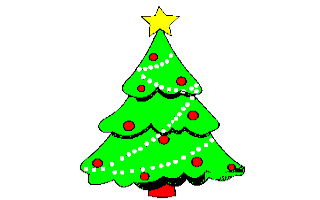
#> input picture christmas/christmas.png, 320 x 200 px
$ python image_improved.py christmas.png --preview
#> lines starting #> are read from the running program, lines starting #| are printed output that depends on the picture
#!/usr/bin/env python3
"""
Improved C64 Image Converter

Features:
- Proper C64 color palette with perceptual color matching (LAB color space)
- Floyd-Steinberg dithering for better color representation
- Optimized character generation
- Configurable luminance threshold
- Multiple dithering modes

Usage:
    python3 image_improved.py input.png [options]

Examples:
    python3 image_improved.py christmas.png --preview
    python3 image_improved.py christmas.png --threshold 100 --preview
    python3 image_improved.py christmas.png --invert --threshold 150
    python3 image_improved.py christmas.png --no-dither --no-lab
"""

import math
import sys
import argparse
from PIL import Image

# Global threshold (will be set by argparse)
LUMINANCE_THRESHOLD = 128
INVERT_PATTERN = False

# Official C64 color palette (VICE/Pepto values)
C64_PALETTE = [
    (0, 0, 0),        # 0  Black
    (255, 255, 255),  # 1  White
    (136, 0, 0),      # 2  Red
    (170, 255, 238),  # 3  Cyan
    (204, 68, 204),   # 4  Purple
    (0, 204, 85),     # 5  Green
    (0, 0, 170),      # 6  Blue
    (238, 238, 119),  # 7  Yellow
    (221, 136, 85),   # 8  Orange
    (102, 68, 0),     # 9  Brown
    (255, 119, 119),  # 10 Light Red
    (51, 51, 51),     # 11 Dark Grey
    (119, 119, 119),  # 12 Grey
    (170, 255, 102),  # 13 Light Green
    (0, 136, 255),    # 14 Light Blue
    (187, 187, 187),  # 15 Light Grey
]

# Precompute LAB values for C64 palette
def rgb_to_lab(rgb):
    """Convert RGB to LAB color space for perceptual color matching."""
    r, g, b = rgb[0] / 255.0, rgb[1] / 255.0, rgb[2] / 255.0

    # sRGB to linear RGB
    r = ((r + 0.055) / 1.055) ** 2.4 if r > 0.04045 else r / 12.92
    g = ((g + 0.055) / 1.055) ** 2.4 if g > 0.04045 else g / 12.92
    b = ((b + 0.055) / 1.055) ** 2.4 if b > 0.04045 else b / 12.92

    # Linear RGB to XYZ
    x = r * 0.4124564 + g * 0.3575761 + b * 0.1804375
    y = r * 0.2126729 + g * 0.7151522 + b * 0.0721750
    z = r * 0.0193339 + g * 0.1191920 + b * 0.9503041

    # XYZ to LAB (D65 illuminant)
    x /= 0.95047
    y /= 1.00000
    z /= 1.08883

    x = x ** (1/3) if x > 0.008856 else (7.787 * x) + (16/116)
    y = y ** (1/3) if y > 0.008856 else (7.787 * y) + (16/116)
    z = z ** (1/3) if z > 0.008856 else (7.787 * z) + (16/116)

    L = (116 * y) - 16
    a = 500 * (x - y)
    b_val = 200 * (y - z)

    return (L, a, b_val)

# Precompute LAB values for palette
C64_PALETTE_LAB = [rgb_to_lab(c) for c in C64_PALETTE]
#> in main, img is the input picture: PIL image 320x200 RGB; mean R, G, B 205.3, 243.7, 200.9


def find_nearest_color(rgb, use_lab=True):
    """Find the nearest C64 color index for a given RGB value."""
    if use_lab:
        lab = rgb_to_lab(rgb)
        min_dist = float('inf')
        best_idx = 0

        for idx, palette_lab in enumerate(C64_PALETTE_LAB):
            # CIE76 color difference
            dL = lab[0] - palette_lab[0]
            da = lab[1] - palette_lab[1]
            db = lab[2] - palette_lab[2]
            dist = math.sqrt(dL*dL + da*da + db*db)

            if dist < min_dist:
                min_dist = dist
                best_idx = idx

        return best_idx
    else:
        # Simple Euclidean RGB distance
        min_dist = float('inf')
        best_idx = 0

        for idx, color in enumerate(C64_PALETTE):
            dr = rgb[0] - color[0]
            dg = rgb[1] - color[1]
            db = rgb[2] - color[2]
            dist = dr*dr + dg*dg + db*db

            if dist < min_dist:
                min_dist = dist
                best_idx = idx

        return best_idx


def apply_floyd_steinberg_dithering(img):
    """Apply Floyd-Steinberg dithering to reduce to C64 palette."""
    width, height = img.size
#> width = 320; height = 200
    pixels = list(img.getdata())
#> pixels = 64000 items
    pixels = [list(p[:3]) for p in pixels]  # Convert to mutable RGB lists

    for y in range(height):
        for x in range(width):
            idx = y * width + x
            old_pixel = pixels[idx]

            # Find nearest C64 color
            color_idx = find_nearest_color(tuple(old_pixel))
            new_pixel = C64_PALETTE[color_idx]

            # Calculate error
            error = [old_pixel[i] - new_pixel[i] for i in range(3)]

            # Set the new pixel
            pixels[idx] = list(new_pixel)

            # Distribute error to neighbors (Floyd-Steinberg coefficients)
            if x + 1 < width:
                for i in range(3):
                    pixels[idx + 1][i] = max(0, min(255, pixels[idx + 1][i] + error[i] * 7 / 16))

            if y + 1 < height:
                if x > 0:
                    for i in range(3):
                        pixels[idx + width - 1][i] = max(0, min(255, pixels[idx + width - 1][i] + error[i] * 3 / 16))

                for i in range(3):
                    pixels[idx + width][i] = max(0, min(255, pixels[idx + width][i] + error[i] * 5 / 16))

                if x + 1 < width:
                    for i in range(3):
                        pixels[idx + width + 1][i] = max(0, min(255, pixels[idx + width + 1][i] + error[i] * 1 / 16))

    # Create new image with dithered pixels
    result = Image.new('RGB', (width, height))
#> result: PIL image 320x200 RGB; every value is 0
    result.putdata([tuple(int(c) for c in p) for p in pixels])
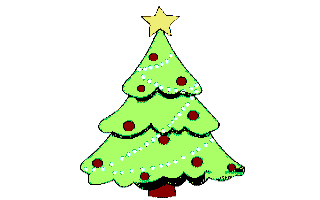
#> result: PIL image 320x200 RGB; mean R, G, B 229.3, 243.6, 217.7
    return result


def convert_to_c64_direct(img):
    """Convert image directly to C64 palette without dithering."""
    width, height = img.size
    result = Image.new('RGB', (width, height))

    for y in range(height):
        for x in range(width):
            pixel = img.getpixel((x, y))[:3]
            color_idx = find_nearest_color(pixel)
            result.putpixel((x, y), C64_PALETTE[color_idx])

    return result


def generate_c64_data(img, use_dithering=True, threshold=128, invert=False):
    """Generate C64 character map and color data from image."""

    if use_dithering:
        print("Applying Floyd-Steinberg dithering...")
        img = apply_floyd_steinberg_dithering(img)
    else:
        print("Converting to C64 palette (no dithering)...")
        img = convert_to_c64_direct(img)

    print(f"Using luminance threshold: {threshold}, invert: {invert}")

    width, height = img.size

    # Character map: stores unique 8x8 patterns
    charmap = {}  # pattern -> index
    char_data = []  # actual byte data for each unique character

    # Screen map: which character index for each 40x25 position
    screen_data = []

    # Color map: dominant color for each 40x25 cell
    color_data = []

    char_counter = 0

    for cell_y in range(25):
        for cell_x in range(40):
            # Extract 8x8 cell
            cell_bytes = []
            cell_colors = {}

            for py in range(8):
                byte_val = 0
                bit = 128

                for px in range(8):
                    x = cell_x * 8 + px
                    y = cell_y * 8 + py

                    if x < width and y < height:
                        pixel = img.getpixel((x, y))[:3]
                        color_idx = find_nearest_color(pixel, use_lab=False)  # Already quantized

                        # Count color occurrences for dominant color
                        cell_colors[color_idx] = cell_colors.get(color_idx, 0) + 1

                        # Determine if this pixel should be "on" (foreground)
                        # Use luminance to decide
                        lum = 0.299 * pixel[0] + 0.587 * pixel[1] + 0.114 * pixel[2]

                        # Dark pixels set bit (foreground), light pixels clear (background)
                        # With invert, this is reversed
                        if invert:
                            if lum >= threshold:  # Light = foreground when inverted
                                byte_val |= bit
                        else:
                            if lum < threshold:  # Dark = foreground (bit set)
                                byte_val |= bit

                    bit >>= 1

                cell_bytes.append(byte_val)

            # Create pattern key
            pattern = tuple(cell_bytes)

            # Check if we've seen this pattern
            if pattern in charmap:
                char_idx = charmap[pattern]
            else:
                if char_counter < 256:
                    charmap[pattern] = char_counter
                    char_data.append(cell_bytes)
                    char_idx = char_counter
                    char_counter += 1
                else:
                    # Find most similar existing pattern
                    min_diff = float('inf')
                    best_match = 0

                    for existing_pattern, idx in charmap.items():
                        diff = sum(abs(a - b) for a, b in zip(pattern, existing_pattern))
                        if diff < min_diff:
                            min_diff = diff
                            best_match = idx

                    char_idx = best_match

            screen_data.append(char_idx)

            # Find dominant color (most frequent, excluding black unless it's the only one)
            if cell_colors:
                # Sort by count, prefer non-black colors
                sorted_colors = sorted(cell_colors.items(),
                                       key=lambda x: (x[0] == 0, -x[1]))
                dominant_color = sorted_colors[0][0]
            else:
                dominant_color = 0

            color_data.append(dominant_color)

    print(f"Generated {char_counter} unique characters")
#| Generated 173 unique characters

    return screen_data, char_data, color_data, img


def save_c64_headers(screen_data, char_data, color_data):
    """Save C64 data as C header files."""

    # img.h - screen map
    with open("./img.h", "w") as f:
        data_str = ",".join(str(v) for v in screen_data)
        f.write(f"const unsigned char img[]={{{data_str}}};")

    # charmap.h - character definitions (pad to 256 chars = 2048 bytes)
    char_bytes = []
    for char in char_data:
        char_bytes.extend(char)
#> this loop made 173 passes
#> char on passes 1 to 3: [0, 0, 0, 0, 0, 0, 0, 0], [0, 0, 0, 0, 0, 0, 3, 3], [2, 4, 4, 0, 8, 0, 16, 48]

    # Pad to 2048 bytes
    while len(char_bytes) < 2048:
        char_bytes.append(0)

    with open("./charmap.h", "w") as f:
        data_str = ",".join(str(v) for v in char_bytes[:2048])
        f.write(f"const unsigned char charmap[]={{{data_str}}};")

    # clrs.h - color data
    with open("./clrs.h", "w") as f:
        data_str = ",".join(str(v) for v in color_data)
        f.write(f"const unsigned char clrs[]={{{data_str}}};")

    print("Saved: img.h, charmap.h, clrs.h")


def main():
    parser = argparse.ArgumentParser(
        description='Convert image to C64 format',
        formatter_class=argparse.RawDescriptionHelpFormatter,
        epilog="""
Examples:
  %(prog)s christmas.png --preview
  %(prog)s christmas.png --threshold 100 --preview
  %(prog)s christmas.png --invert --threshold 150
  %(prog)s christmas.png --no-dither --no-lab
        """
    )
    parser.add_argument('input', help='Input image file')
    parser.add_argument('--no-dither', action='store_true',
                        help='Disable Floyd-Steinberg dithering')
    parser.add_argument('--preview', action='store_true',
                        help='Save preview image')
    parser.add_argument('--threshold', '-t', type=int, default=128,
                        help='Luminance threshold (0-255, default: 128). '
                             'Lower = more dark pixels as foreground')
    parser.add_argument('--invert', '-i', action='store_true',
                        help='Invert pattern: light pixels become foreground')
    parser.add_argument('--no-lab', action='store_true',
                        help='Use simple RGB distance instead of LAB color space')
    parser.add_argument('--contrast', '-c', type=float, default=1.0,
                        help='Contrast adjustment (default: 1.0, >1 = more contrast)')
    parser.add_argument('--brightness', '-b', type=float, default=1.0,
                        help='Brightness adjustment (default: 1.0, >1 = brighter)')

    args = parser.parse_args()

    print(f"Loading {args.input}...")
    img = Image.open(args.input).convert('RGB')

    # Resize to C64 resolution if needed
    if img.size != (320, 200):
        print(f"Resizing from {img.size} to 320x200...")
        img = img.resize((320, 200), Image.Resampling.LANCZOS)

    # Apply contrast/brightness adjustments
    if args.contrast != 1.0:
        from PIL import ImageEnhance
        print(f"Adjusting contrast: {args.contrast}")
        enhancer = ImageEnhance.Contrast(img)
        img = enhancer.enhance(args.contrast)

    if args.brightness != 1.0:
        from PIL import ImageEnhance
        print(f"Adjusting brightness: {args.brightness}")
        enhancer = ImageEnhance.Brightness(img)
        img = enhancer.enhance(args.brightness)

    # Generate C64 data
    screen_data, char_data, color_data, processed_img = generate_c64_data(
        img,
        use_dithering=not args.no_dither,
        threshold=args.threshold,
        invert=args.invert
    )

    # Save header files
    save_c64_headers(screen_data, char_data, color_data)

    # Save preview if requested
    if args.preview:
        preview_file = args.input.rsplit('.', 1)[0] + '_c64_preview.png'
        processed_img.save(preview_file)
        print(f"Saved preview: {preview_file}")


if __name__ == "__main__":
    main()
